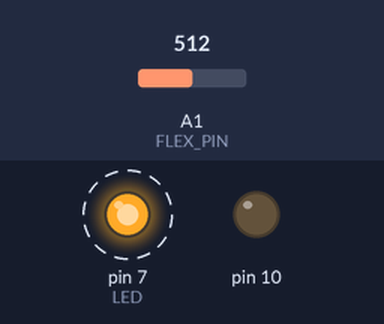
A sketch run on a simulated Arduino Uno, built with avr-gcc and run on an emulated ATmega328P. Parts: output pins drawn as LEDs (lit = HIGH). Dashed ring = blinking. Inputs (shaded band) come from the test bench; at power-on: A1 (FLEX_PIN) = 512. Storage starts empty; what the sketch prints to the serial monitor is not drawn.

Above: at 25.28 s.
Timing chart, 0 to 28.2 s (numbered marks = the images above):
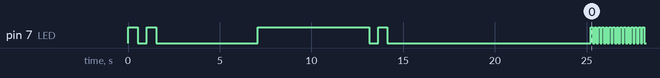

Measured:
- by itself, pin 7 (LED): HIGH → LOW at 0.53 s, → HIGH 0.50 s later, → LOW 0.50 s later, → HIGH 5.5 s later, … (1055 changes in this stretch)

The sketch:

flex_calibrate.ino
```cpp
//Stores voltage at 0 and 90 degrees. Should be done prior to using device.

#include <SPI.h>
#include <SD.h>


//for printing to serial monitor with arduino zero board
#if defined(ARDUINO_SAMD_ZERO) && defined(SERIAL_PORT_USBVIRTUAL)
  // Required for Serial on Zero based boards
  #define Serial SERIAL_PORT_USBVIRTUAL
#endif

File threshold_file;  //file to store 0 and 90 degree voltage values

const float VCC = 3.7;  //input voltage from battery
const float r1 = 9.75;  //resistance of r1 in voltage divider in kohms

//variables used to calculate voltage values
int total;
int flexADC;
int average_0;
int average_90;
float voltage_0;
float voltage_90;

const int chipSelect = 10;  //For writing to SD card
const int FLEX_PIN = A1;  //analog pin to read in voltage values from voltage divider circuit
const int LED = 7;  //digital pin for LED light

void setup() {

  //initialize Serial monitor
  Serial.begin(9600);
  while (!Serial) {
    ; // wait for serial port to connect. Needed for native USB port only
  }
  pinMode(10, OUTPUT);
  pinMode(FLEX_PIN, INPUT);
  pinMode(LED, OUTPUT);

  //set up SD card
  if (!SD.begin(SPI_HALF_SPEED,10)) {
    Serial.println("initialization failed!");
    return;
  }
  Serial.println("initialization done.");

  //create text file to store 0 and 90 degree voltage values on SD card
  threshold_file = SD.open("init.txt",FILE_WRITE);

  //Get voltage value at 0 degrees

  //LED light blinks twice to alert user that calibration is about to begin
  digitalWrite(LED, HIGH);
  delay(500);
  digitalWrite(LED, LOW);
  delay(500);
  digitalWrite(LED, HIGH);
  delay(500);
  digitalWrite(LED, LOW);
  delay(500);

  //tells user to prepare for calibration if they are using Serial monitor. 5 second delay before calibration starts
  Serial.println("Place flex sensor completely flat at 0 degrees. Getting voltage value at 0 degrees in 5 seconds.");
  delay(5000);


  //Get the average value at 0 degrees by reading in the voltage 5000 times
  Serial.println("Beginning calibration for 0 degrees...");
  total = 0;
  for (int i=0; i<5000; i++) {
    flexADC = analogRead(FLEX_PIN);
    total += flexADC;
    digitalWrite(LED, HIGH); //LED light is on while calibration is occuring.
    delay(1);
  }
  digitalWrite(LED, LOW); //turn LED off

  average_0 = total/5000;
  voltage_0 = average_0 * VCC / 1023.0; //calculate voltage
  Serial.println("Flat Voltage: " + String(voltage_0));
  threshold_file.println(voltage_0);  //save voltage value to SD card

  //Get voltage value at 90 degrees

  //LED light blinks twice to alert user that calibration is about to begin
  digitalWrite(LED, HIGH);
  delay(500);
  digitalWrite(LED, LOW);
  delay(500);
  digitalWrite(LED, HIGH);
  delay(500);
  digitalWrite(LED, LOW);
  delay(500);

  //tells user to prepare for calibration if they are using Serial monitor. 5 second delay before calibration starts
  Serial.println("Bend flex sensor at exactly 90 degrees. Getting voltage value at 90 degrees in 5 seconds.");
  delay(5000);

  //Get the average value at 90 degrees by reading in the voltage 5000 times
  Serial.println("Beginning calibration for 90 degrees...");
  total = 0;
  for (int i=0; i<5000; i++) {
    flexADC = analogRead(FLEX_PIN);
    total += flexADC;
    delay(1);
  }
  average_90 = total/5000;
  voltage_90 = average_90 * VCC / 1023.0; //calculate voltage
  Serial.println("Bend Voltage: " + String(voltage_90));
  threshold_file.println(voltage_90);  //save voltage value to SD card
  threshold_file.close();
}

void loop() {

  //start blinking faster once calibration is complete
  digitalWrite(LED, HIGH);   // turn the LED on (HIGH is the voltage level)
  delay(100);                       // wait for 0.1 seconds
  digitalWrite(LED, LOW);    // turn the LED off by making the voltage LOW
  delay(100);                       // wait for 0.1 seconds
}
```
